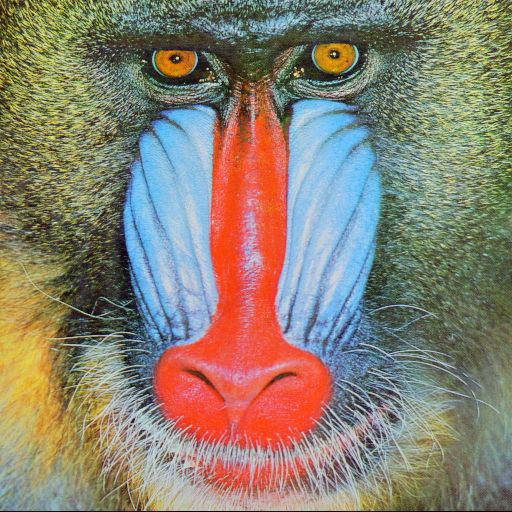
#> input picture OPENCV Warmup/mandrillRGB.jpg, 512 x 512 px
$ python colorthresholds.py
#> lines starting #> are read from the running program, lines starting #| are printed output that depends on the picture
import numpy as np
import cv2

img = cv2.imread('mandrillRGB.jpg')
#> img is the input picture: shape (512, 512, 3); mean B, G, R 113.2, 128.9, 137.4
for i in range(len(img)):
  for j in range(len(img[0])):
    # detect cheeks
    # if (not (img[i,j][0]>210 and img[i,j][1]<210 and img[i,j][2]<185)):
    #       img[i,j]=[0,0,0]
    # detect nose
    # if (not (img[i,j][0]<150 and img[i,j][1]<90 and img[i,j][2]>185)):
    #       img[i,j]=[0,0,0]
    # detect eyes
    if (not (img[i,j][0]<50 and img[i,j][1]>100 and img[i,j][2]>150 and img[i,j][2]<220)):
          img[i,j]=[0,0,0]
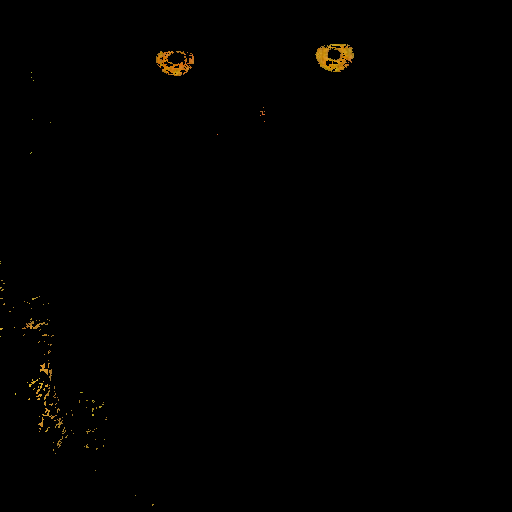
#> img: shape (512, 512, 3); mean B, G, R 0.2, 0.8, 1.2
cv2.imshow("white",img)
cv2.waitKey(0)
